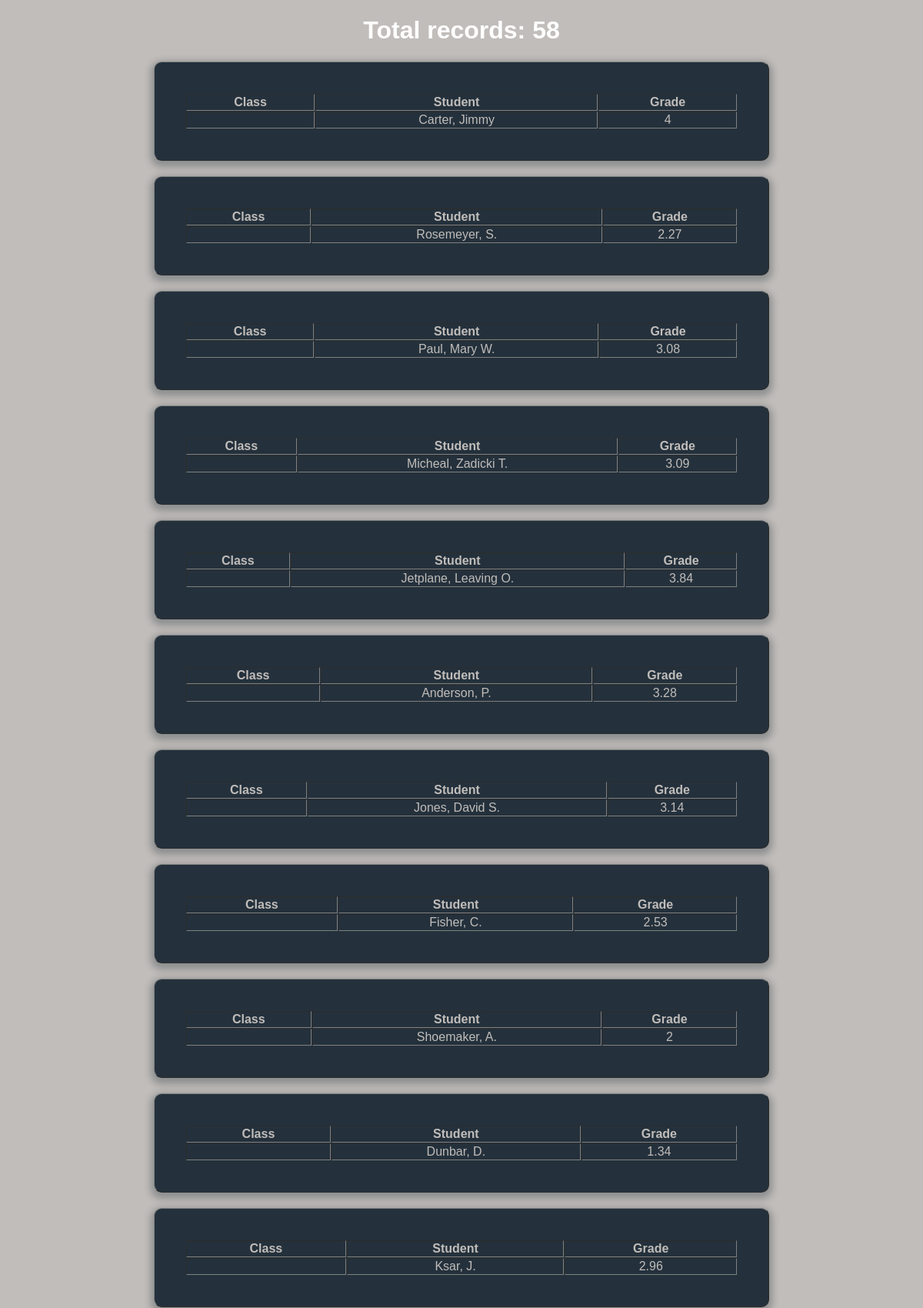
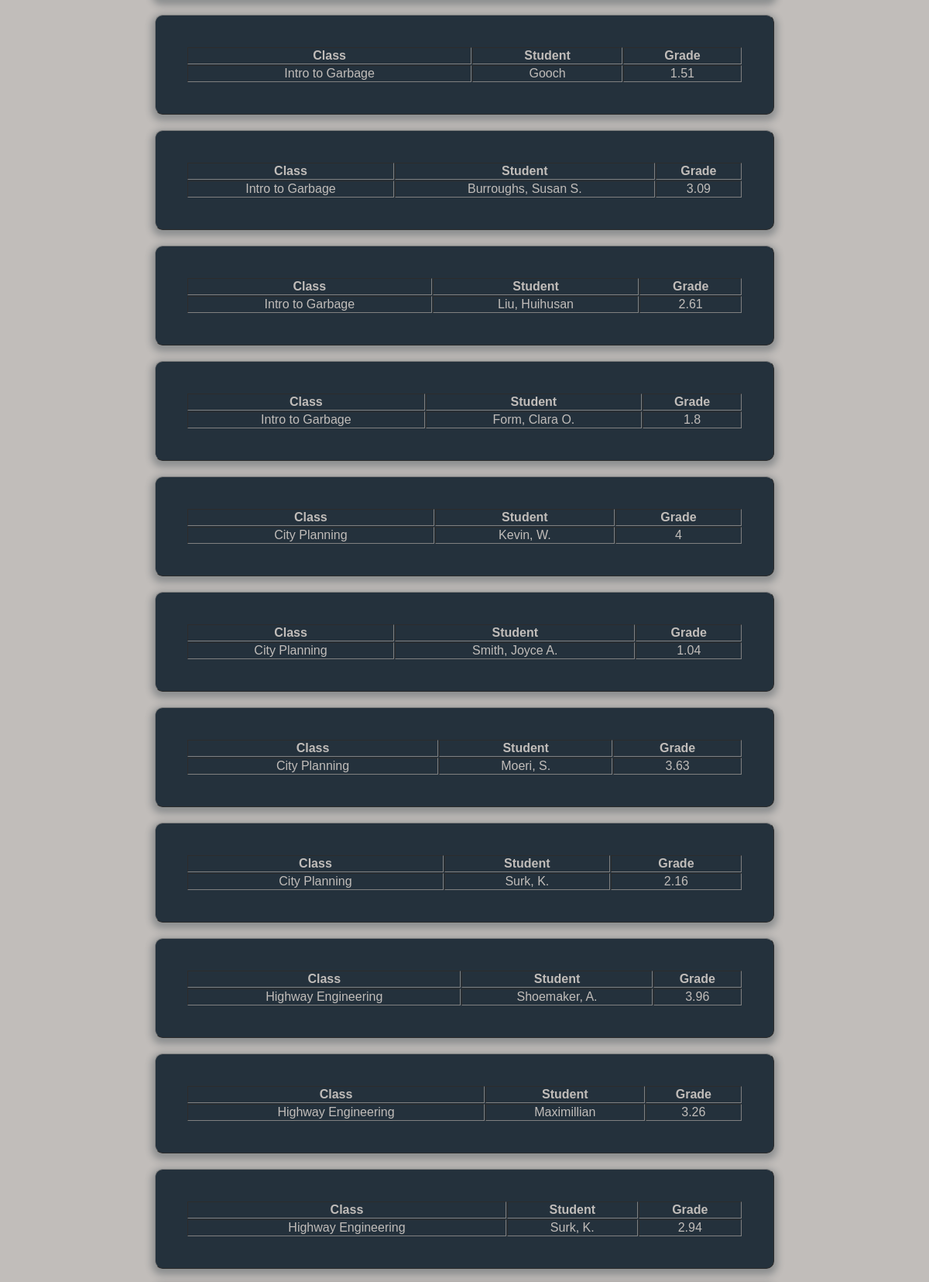
The page /booktrackingsystem/allenrollment.php (upper part) on the database its author committed (2 pictures, top to bottom).
### tables this page shows
CREATE TABLE `enroll` (
  `class_id` int(11) NOT NULL,
  `student_id` int(11) NOT NULL,
  `grade` double NOT NULL
);

CREATE TABLE `student` (
  `student_id` int(11) NOT NULL,
  `student_name` varchar(40) NOT NULL,
  `student_gender` varchar(10) NOT NULL,
  `parent_id` int(11) DEFAULT '0',
  `dept_id` int(11) NOT NULL,
  `advisor_id` int(11) NOT NULL,
  `year` int(2) NOT NULL,
  `gpa` double NOT NULL,
  `phone_number` bigint(12) DEFAULT NULL,
  `book_id` int(11) NOT NULL DEFAULT '0'
);

CREATE TABLE `class` (
  `class_id` int(11) NOT NULL,
  `class_name` varchar(40) NOT NULL,
  `dept_id` int(11) NOT NULL,
  `teacher_id` int(11) NOT NULL,
  `book_id` int(11) NOT NULL DEFAULT '0'
);

### booktrackingsystem/allenrollment.php (the view, shortened to what this page needs)
<?php
require 'booktrackingdb.php'
?>
<?php
$sql = "SELECT * FROM enroll ORDER BY class_id";
$records = $mysqli->query($sql) or die($mysqli->error);
$counter = $records->num_rows;
?>
<!DOCTYPE html>
<html>
<head>
	<link rel="stylesheet" type="text/css" href="css/displayenrollmentstyle.css">
	<h1><?php echo 'Total records: '.$counter ?></h1>
</head>
<body>
	<div>
		<?php
			while($enrollment = $records->fetch_assoc()){
				$class_result = $mysqli->query("SELECT * FROM class WHERE class_id = ".$enrollment['class_id']);
				$class_name = $class_result->fetch_assoc()['class_name'];
				$student_name = 'NULL';
				$student_result = $mysqli->query("SELECT * FROM student WHERE student_id = ".$enrollment['student_id']);
				if($student_result->num_rows > 0){
					$student_name = $student_result->fetch_assoc()['student_name'];
				}
				echo "<table class=form width=100% border=1 cellpadding=1 cellspacing=1>";
				echo "<tr>";
				echo "<th>Class</th>";
				echo "<th>Student</th>";
				echo "<th>Grade</th>";
				echo "</tr>";
				echo "<tr class=field-wrap>";
				echo "<td>".$class_name."</td>";
				echo "<td>".$student_name."</td>";
				echo "<td>".$enrollment['grade']."</td>";
				echo "</tr>";
				echo "</table>";
			}
		?>
	</div>
</body>
</html>

### booktrackingsystem/css/displayenrollmentstyle.css (style rules this page uses)
body { background: url(bgimage.jpg), #c1bdba; font-family: 'Titillium Web', sans-serif; }
.form { background: rgba(19, 35, 47, 0.9); padding: 40px; max-width: 800px; margin: 20px auto; border-radius: 10px; box-shadow: 0 4px 10px 4px rgba(19, 35, 47, 0.3); }
table { color: #c1bdba; text-align: center; }
.field-wrap { position: relative; margin-bottom: 40px; }

### booktrackingsystem/allenrollment.php (style rules this page uses)
h1 { color:white;text-align: center; }

### rows shown on the page
enroll: student.student_name "Carter, Jimmy", grade "4"
enroll: student.student_name "Rosemeyer, S.", grade "2.27"
enroll: student.student_name "Paul, Mary W.", grade "3.08"
enroll: student.student_name "Micheal, Zadicki T.", grade "3.09"
enroll: student.student_name "Jetplane, Leaving O.", grade "3.84"
enroll: student.student_name "Anderson, P.", grade "3.28"
enroll: student.student_name "Jones, David S.", grade "3.14"
enroll: student.student_name "Fisher, C.", grade "2.53"
enroll: student.student_name "Shoemaker, A.", grade "2"
enroll: student.student_name "Dunbar, D.", grade "1.34"
enroll: student.student_name "Ksar, J.", grade "2.96"
enroll: class.class_name "Intro to Garbage", student.student_name "Gooch", grade "1.51"
enroll: class.class_name "Intro to Garbage", student.student_name "Burroughs, Susan S.", grade "3.09"
enroll: class.class_name "Intro to Garbage", student.student_name "Liu, Huihusan", grade "2.61"
enroll: class.class_name "Intro to Garbage", student.student_name "Form, Clara O.", grade "1.8"
enroll: class.class_name "City Planning", student.student_name "Kevin, W.", grade "4"
enroll: class.class_name "City Planning", student.student_name "Smith, Joyce A.", grade "1.04"
enroll: class.class_name "City Planning", student.student_name "Moeri, S.", grade "3.63"
enroll: class.class_name "City Planning", student.student_name "Surk, K.", grade "2.16"
enroll: class.class_name "Highway Engineering", student.student_name "Shoemaker, A.", grade "3.96"
enroll: class.class_name "Highway Engineering", student.student_name "Maximillian", grade "3.26"
enroll: class.class_name "Highway Engineering", student.student_name "Surk, K.", grade "2.94"

### other values the page prints
$counter "58"
